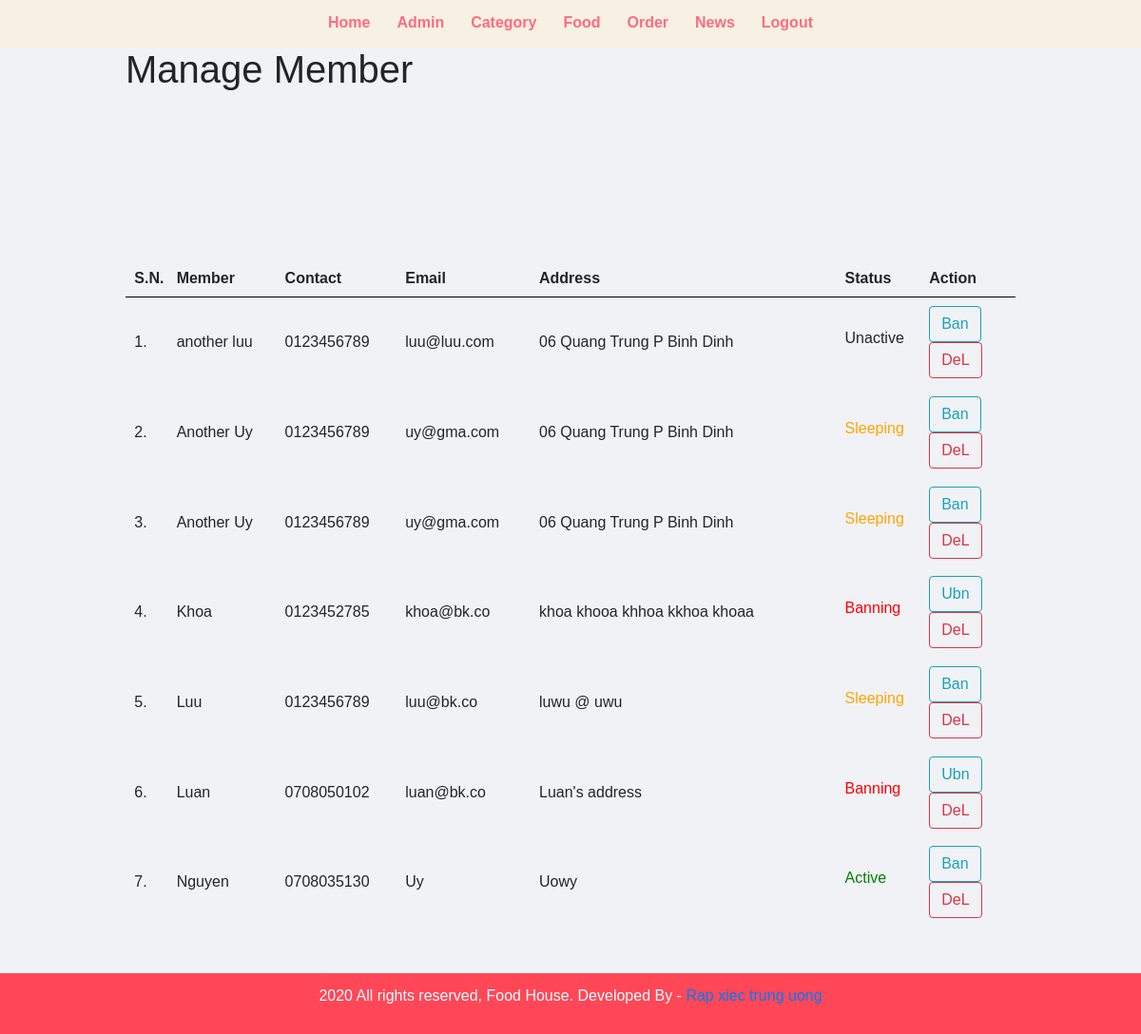
Screenshot of /view/admin/manage-admin.php (signed in) with the database file from the repository.
### tables this page shows
CREATE TABLE `tbl_guess` (
  `id` int(10) UNSIGNED NOT NULL,
  `full_name` varchar(150) NOT NULL,
  `email` varchar(150) NOT NULL,
  `username` varchar(150) NOT NULL,
  `address` varchar(255) NOT NULL,
  `password` varchar(255) NOT NULL,
  `phone` varchar(20) NOT NULL,
  `status` text DEFAULT NULL
);

### view/admin/manage-admin.php (the view, shortened to what this page needs)
<?php include('partials/menu.php'); ?>
<div class="main-content">
    <div class="wrapper">
        <h1>Manage Member</h1>
                <br /><br /><br />
                <br><br>
                <table class="tbl-full">
                    <tr>
                        <th>S.N.</th>
                        <th>Member</th>
                        <th>Contact</th>
                        <th>Email</th>
                        <th>Address</th>
                        <th>Status</th>
                        <th>Action</th>
                    </tr>
                    <?php
                        $sql = "SELECT * FROM tbl_guess ORDER BY id DESC";
                        $res = mysqli_query($conn, $sql);
                        $count = mysqli_num_rows($res);
                        $sn = 1;
                        if($count>0)
                        {
                            while($row=mysqli_fetch_assoc($res))
                            {
                                $customer_name = $row['full_name'];
                                $customer_contact = $row['phone'];
                                $customer_email = $row['email'];
                                $customer_address = $row['address'];
                                $status = $row['status'];
                                if(true){
                                ?>
                                    <tr>
                                        <td><?php echo $sn++; ?>. </td>
                                        <td><?php echo $customer_name; ?></td>
                                        <td><?php echo $customer_contact; ?></td>
                                        <td><?php echo $customer_email; ?></td>
                                        <td><?php echo $customer_address; ?></td>
                                        <td>
                                            <?php
                                                if($status=="Unactive")
                                                {
                                                    echo "<label class='status_order'>$status</label>";
                                                }
                                                elseif($status=="Active")
                                                {
                                                    echo "<label class='status_order' style='color: green;'>$status</label>";
                                                }
                                                elseif($status=="Sleeping")
                                                {
                                                    echo "<label class='status_order' style='color: orange;'>$status</label>";
                                                }
                                                elseif($status=="Banning")
                                                {
                                                    echo "<label class='status_order' style='color: red;'>$status</label>";
                                                }
                                                else
                                                    echo "<label class='status_order' style='color: black;'>$status</label>";
                                            ?>
                                        </td>
                                        <td>
                                            <?php
                                            if($status=="Banning"){
                                            ?>
                                            <form action="" class="BanForm" method="POST">
                                                <button name="unban" class="btn btn-outline-info " type="submit">Ubn</button>
                                            </form>
                                            <?php
                                            }else{
                                            ?>
                                            <form action="" class="BanForm" method="POST">
                                                <button name="ban" class="btn btn-outline-info " type="submit">Ban</button>
                                            </form>
                                            <?php
                                            }
                                            ?>
                                            <form action="" class="RemoveForm" method="POST">
                                                <button name="del" class="btn btn-outline-danger" type="submit">DeL</button>
                                            </form>
                                        </td>
                                    </tr>
                                <?php
                                }
                                ?>
                                    </div></div></div></div>
                                <?php
                            }
                        }
                        else
                        {
                            echo "<tr><td colspan='12' class='error'>Orders not Available</td></tr>";
                        }
                    ?>
<?php include('partials/footer.php'); ?>

### view/admin/partials/menu.php (shortened to what this page needs)
<html>
    <head>
        <link rel="stylesheet" href="https://maxcdn.bootstrapcdn.com/bootstrap/4.0.0/css/bootstrap.min.css">
        <link rel="stylesheet" href="<?php echo Ppath; ?>css/admin.css">
    </head>
    <body>
        <div class="menu text-center">
            <div class="wrapper"  style="position:fixed; background-color: #f7f1e3; width: 100%;height: 50px; z-index: 2;">
                <ul>
                    <li><a href="index.php">Home</a></li>
                    <li><a href="manage-admin.php">Admin</a></li>
                    <li><a href="manage-category.php">Category</a></li>
                    <li><a href="manage-food.php">Food</a></li>
                    <li><a href="manage-order.php">Order</a></li>
                    <li><a href="manage-news.php">News</a></li>
                    <li><a href="logout.php">Logout</a></li>
                </ul>
            </div>
        </div>

### view/admin/partials/footer.php
<div class="footer">
            <div class="wrapper">
                <p class="text-center">2020 All rights reserved, Food House. Developed By - <a href="#"> Rap xiec trung uong</a></p>
            </div>
        </div>
    </body>
</html>

### public/css/admin.css (style rules this page uses)
* { margin: 0; padding: 0; font-family: Arial, Helvetica, sans-serif; }
.wrapper { padding: 1%; width: 80%; margin: 0 auto; }
.text-center { text-align: center; }
.tbl-full { width: 100%; }
table tr th { border-bottom: 1px solid black; padding: 1%; text-align: left; }
table tr td { padding: 1%; }
.menu { border-bottom: 1px solid grey; }
.menu ul { list-style-type: none; }
.menu ul li { display: inline; padding: 1%; }
.menu ul li a { text-decoration: none; font-weight: bold; color: #ff6b81; }
.main-content { background-color: #f1f2f6; padding: 3% 0; }
.footer { background-color: #ff4757; color: white; }
table { margin-top: 50px; }
table button { margin-right: 15px; }

### rows the page displays
tbl_guess: full_name "another luu", phone "0123456789", email "luu@luu.com", address "06 Quang Trung P Binh Dinh", status "Unactive"
tbl_guess: full_name "Another Uy", phone "0123456789", email "uy@gma.com", address "06 Quang Trung P Binh Dinh", status "Sleeping"
tbl_guess: full_name "Another Uy", phone "0123456789", email "uy@gma.com", address "06 Quang Trung P Binh Dinh", status "Sleeping"
tbl_guess: full_name "Khoa", phone "0123452785", email "khoa@bk.co", address "khoa khooa khhoa kkhoa khoaa", status "Banning"
tbl_guess: full_name "Luu", phone "0123456789", email "luu@bk.co", address "luwu @ uwu", status "Sleeping"
tbl_guess: full_name "Luan", phone "0708050102", email "luan@bk.co", address "Luan's address", status "Banning"
tbl_guess: full_name "Nguyen", phone "0708035130", email "Uy", address "Uowy", status "Active"
